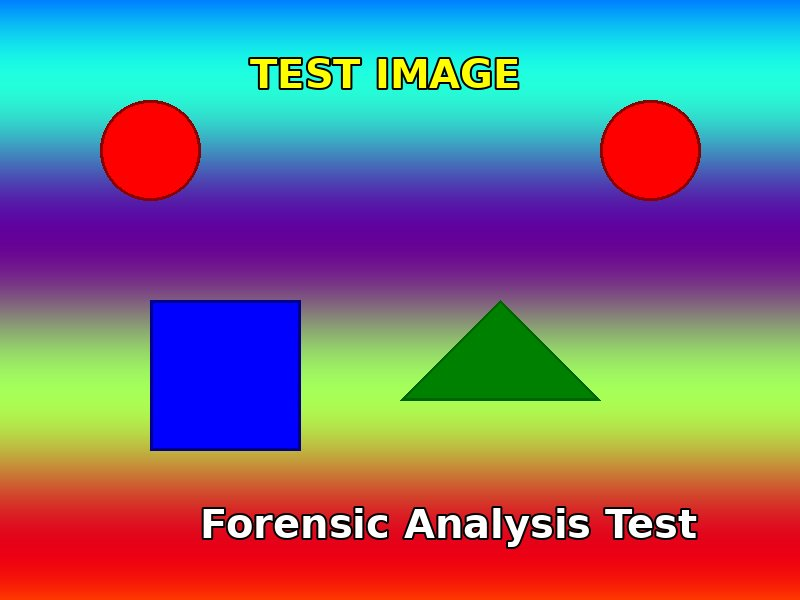
#> input picture apps/monolith/storage/uploads/00a7a092-f533-4919-9093-2c3c59afc647_test_image_with_metadata.jpg, 800 x 600 px
$ python -i jpeg.py   (imports and definitions only)
#> lines starting #> are read from the running program, lines starting #| are printed output that depends on the picture
#> further down, picture is the input picture: shape (600, 800, 3); mean B, G, R 125.9, 114.1, 121.8
import cv2 as cv
import numpy as np
from typing import Tuple, List, Optional

DCT_SIZE = 8
TABLE_SIZE = DCT_SIZE ** 2
ZIG_ZAG = [
    [0, 0],
    [0, 1],
    [1, 0],
    [2, 0],
    [1, 1],
    [0, 2],
    [0, 3],
    [1, 2],
    [2, 1],
    [3, 0],
    [4, 0],
    [3, 1],
    [2, 2],
    [1, 3],
    [0, 4],
    [0, 5],
    [1, 4],
    [2, 3],
    [3, 2],
    [4, 1],
    [5, 0],
    [6, 0],
    [5, 1],
    [4, 2],
    [3, 3],
    [2, 4],
    [1, 5],
    [0, 6],
    [0, 7],
    [1, 6],
    [2, 5],
    [3, 4],
    [4, 3],
    [5, 2],
    [6, 1],
    [7, 0],
    [7, 1],
    [6, 2],
    [5, 3],
    [4, 4],
    [3, 5],
    [2, 6],
    [1, 7],
    [2, 7],
    [3, 6],
    [4, 5],
    [5, 4],
    [6, 3],
    [7, 2],
    [7, 3],
    [6, 4],
    [5, 5],
    [4, 6],
    [3, 7],
    [4, 7],
    [5, 6],
    [6, 5],
    [7, 4],
    [7, 5],
    [6, 6],
    [5, 7],
    [6, 7],
    [7, 6],
    [7, 7],
]


def compress_jpg(image: np.ndarray, quality: int, color: bool = True) -> np.ndarray:
    """Compress and decompress image using JPEG."""
    _, buffer = cv.imencode(".jpg", image, [cv.IMWRITE_JPEG_QUALITY, quality])
    return cv.imdecode(buffer, cv.IMREAD_COLOR if color else cv.IMREAD_GRAYSCALE)


def loss_curve(image: np.ndarray, qualities: Tuple[int, ...] = tuple(range(1, 101)), normalize: bool = True) -> np.ndarray:
    """Compute error between original and compressed for different qualities."""
#> called with normalize = True
    x = cv.cvtColor(image, cv.COLOR_BGR2GRAY) if len(image.shape) > 2 else image
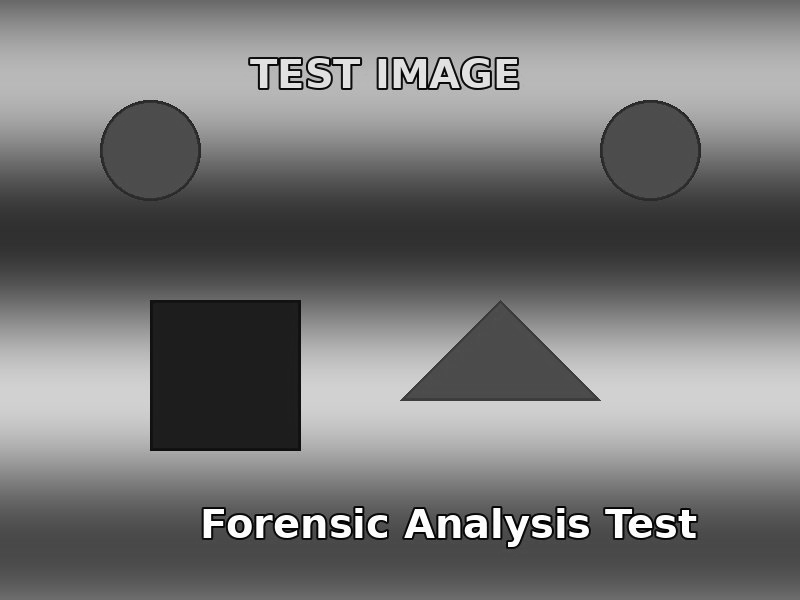
#> x: shape (600, 800); min 0, max 255, mean 117.7
    c = np.array(
        [cv.mean(cv.absdiff(compress_jpg(x, q, False), x))[0] for q in qualities]
    )
#> in compress_jpg, `_, buffer = cv.imencode(".jpg", image, [cv.IMWRITE_JPEG_QUALITY, quali..`: buffer = 7724 values, max 255 at index 0, min 0 at index 4, mean 102.6
#> c = 100 values, max 10.28 at index 0, min 0.00782 at index 99, mean 1.7
    if normalize:
        c = cv.normalize(c, None, 0, 1, cv.NORM_MINMAX).flatten()
#> c = 100 values, max 1 at index 0, min 1.01e-20 at index 99, mean 0.165
    return c


def estimate_qf(image: np.ndarray) -> int:
    """Estimate the original Quality Factor (QF) of the image."""
    return int(np.argmin(loss_curve(image))) + 1 # +1 because range starts at 1? Verify utility.


def get_tables(quality: int) -> np.ndarray:
    """Get JPEG quantization tables."""
    luma = np.array(
        [
            [16, 11, 10, 16, 24, 40, 51, 61],
            [12, 12, 14, 19, 26, 58, 60, 55],
            [14, 13, 16, 24, 40, 57, 69, 56],
            [14, 17, 22, 29, 51, 87, 80, 62],
            [18, 22, 37, 56, 68, 109, 103, 77],
            [24, 35, 55, 64, 81, 104, 113, 92],
            [49, 64, 78, 87, 103, 121, 120, 101],
            [72, 92, 95, 98, 112, 100, 103, 99],
        ]
    )
    chroma = np.array(
        [
            [17, 18, 24, 47, 99, 99, 99, 99],
            [18, 21, 26, 66, 99, 99, 99, 99],
            [24, 26, 56, 99, 99, 99, 99, 99],
            [47, 66, 99, 99, 99, 99, 99, 99],
            [99, 99, 99, 99, 99, 99, 99, 99],
            [99, 99, 99, 99, 99, 99, 99, 99],
            [99, 99, 99, 99, 99, 99, 99, 99],
            [99, 99, 99, 99, 99, 99, 99, 99],
        ]
    )
    quality = np.clip(quality, 1, 100)
    if quality < 50:
        quality = 5000 / quality
    else:
        quality = 200 - quality * 2
    tables = np.concatenate((luma[:, :, np.newaxis], chroma[:, :, np.newaxis]), axis=2)
    tables = (tables * quality + 50) / 100
    return np.clip(tables, 1, 255).astype(int)

>>> import cv2
>>> picture = cv2.imread('../../../../../apps/monolith/storage/uploads/00a7a092-f533-4919-9093-2c3c59afc647_test_image_with_metadata.jpg')
>>> result = loss_curve(picture)
#> result has the same summary as c in loss_curve
